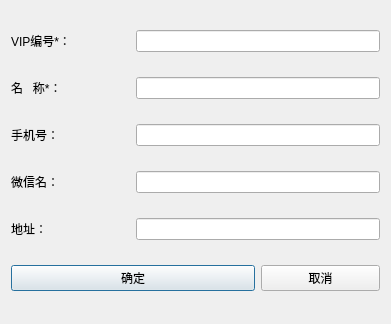
<?xml version="1.0" encoding="UTF-8"?>
<ui version="4.0">
 <class>QVipMemberInfo</class>
 <widget class="QDialog" name="QVipMemberInfo">
  <property name="geometry">
   <rect>
    <x>0</x>
    <y>0</y>
    <width>391</width>
    <height>324</height>
   </rect>
  </property>
  <property name="windowTitle">
   <string>QVipMemberInfo</string>
  </property>
  <layout class="QGridLayout" name="gridLayout">
   <item row="0" column="0">
    <widget class="QLabel" name="label">
     <property name="text">
      <string>VIP编号*：</string>
     </property>
    </widget>
   </item>
   <item row="0" column="1" colspan="2">
    <widget class="QLineEdit" name="m_pVipNumber_lineEdit"/>
   </item>
   <item row="1" column="0">
    <widget class="QLabel" name="label_2">
     <property name="text">
      <string>名   称*：</string>
     </property>
    </widget>
   </item>
   <item row="1" column="1" colspan="2">
    <widget class="QLineEdit" name="m_pName_lineEdit"/>
   </item>
   <item row="2" column="0">
    <widget class="QLabel" name="label_3">
     <property name="text">
      <string>手机号：</string>
     </property>
    </widget>
   </item>
   <item row="2" column="1" colspan="2">
    <widget class="QLineEdit" name="m_pPhoneNum_lineEdit"/>
   </item>
   <item row="3" column="0">
    <widget class="QLabel" name="label_4">
     <property name="text">
      <string>微信名：</string>
     </property>
    </widget>
   </item>
   <item row="3" column="1" colspan="2">
    <widget class="QLineEdit" name="m_pChatName_lineEdit"/>
   </item>
   <item row="4" column="0">
    <widget class="QLabel" name="label_5">
     <property name="text">
      <string>地址：</string>
     </property>
    </widget>
   </item>
   <item row="4" column="1" colspan="2">
    <widget class="QLineEdit" name="m_pAddress_lineEdit"/>
   </item>
   <item row="5" column="0" colspan="2">
    <widget class="QPushButton" name="m_pbOK">
     <property name="text">
      <string>确定</string>
     </property>
    </widget>
   </item>
   <item row="5" column="2">
    <widget class="QPushButton" name="m_pbCancle">
     <property name="text">
      <string>取消</string>
     </property>
    </widget>
   </item>
  </layout>
 </widget>
 <layoutdefault spacing="6" margin="11"/>
 <resources/>
 <connections/>
</ui>
